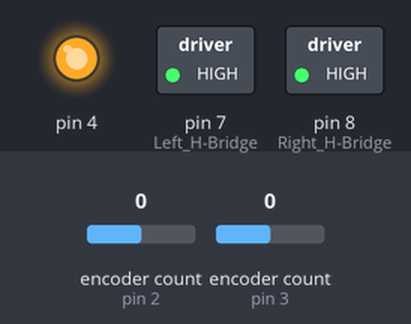
A sketch run on a simulated Arduino Uno, built with avr-gcc and run on an emulated ATmega328P. Parts: switched loads named in the sketch (green lamp = pin HIGH), output pins drawn as LEDs (lit = HIGH). The test bench sets the inputs (shaded band); at power-on: encoder count (sensors on pin 2, pin 3) 0. Pins used as bus, display or sensor lines are not drawn; what the sketch prints to the serial monitor is not drawn.

Above: at 0.1 s.
Timing chart, 0 to 1.6 s (numbered marks = the images above):
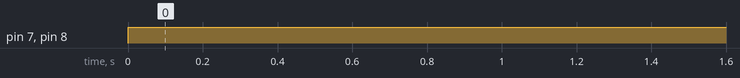

The sketch:

step_test.ino
```cpp
/*
This code is deeply flawed. Will fix at a later date
*/
#include <Wire.h>
#include <Encoder.h>
// #include <PID_v1.h>
#define MY_ADDR 8

#define KpLEFT 0.012
#define KiLEFT 0.00019
#define KpRIGHT 0.012
#define KiRIGHT 0.00019

#define BATTERY_VOLTAGE 8

#define TARGET_FEET 10.0

#define MAX_PWM 100


/* This needs to be replaced by a feedback loop for angle

Currently, simple fudge factor to keep it relatively "straight"
However, this is eyeballed and needs to be fixed.
It should change over time as the angle gets out of hand
Current idea to fix this:
angleError = rightCount - leftCount
This idea may be flawed:
Instead ensure that ve
Implement feedback loop with desired = 0
Can later implement transfer function to find actual angle
    This will require math I don't want to do right now
    Has something to do with radius of the robot and pi
This would allow us to add desired angles as required for the demo.

Will work on this tomorrow (maybe with Gideon)
*/
#define LEFT_TOO_FAST 2


volatile uint8_t offset = 0;
int req_message = 1;

long int targetPos = 0;
long int currentPos = 0;

int errorLeft, errorRight;
double integralLeft, integralRight;
double voltageLeft, voltageRight;
unsigned long Ts = 0, Tc = 0;
unsigned long lastTimeMs = 0, desiredTsMs = 10, startTimeMs;

float currentTime;
bool printFlag = 0;

Encoder EncLeft(3,6); //Encoder is on pins 3 and 6
Encoder EncRight(2,5); //Encoder B is on pins 2 and 5

void setup() {
  // Wire.begin(MY_ADDR);
  // //recieves the information from the wire
  // Wire.onReceive(receive);
  // Wire.onRequest(request);
  //sets the serial so we can recieve characters
  Serial.begin(115200);
  Serial.println("Ready!"); // For ReadfromArduino.mlx

  //Pins for motor
  pinMode(4, OUTPUT);
  digitalWrite(4, HIGH);

  pinMode(7, OUTPUT); // Left H-Bridge
  pinMode(8, OUTPUT); // Right H-Bridge
  pinMode(9, OUTPUT); // Left power
  pinMode(10, OUTPUT); // Right power

  // Timing
  lastTimeMs - millis();
  startTimeMs = lastTimeMs;

}

void loop() {

  currentTime = (float)(lastTimeMs - startTimeMs)/1000;

  long currentPosLeft = -EncLeft.read();
  long currentPosRight = EncRight.read();

  long targetPos = 2070.0 * TARGET_FEET; // 3200.0 / (15.0 * PI) * 30.48

  errorLeft = targetPos - currentPosLeft;
  errorRight = targetPos - currentPosRight;

  // if (abs(errorLeft) < DEADBAND_SIZE) {
  //   integralLeft = 0;
  // } else {
    integralLeft = integralLeft + ( double(desiredTsMs) / 1000.0 ) * errorLeft;
  //}

  // if (abs(errorRight) < DEADBAND_SIZE) {
  //  integralRight = 0;
  // } else {
    integralRight = integralRight + ( double(desiredTsMs) / 1000.0 ) * errorRight;
  // }

  voltageLeft = KpLEFT * errorLeft + KiLEFT * integralLeft;
  voltageRight = KpRIGHT * errorRight + KiRIGHT * integralRight;

  // H-Bridge Direction
  if(voltageLeft > 0) {
    digitalWrite(7, HIGH);
  } else {
    digitalWrite(7, LOW);
  }

  if(voltageRight > 0) {
    digitalWrite(8, HIGH);
  } else {
    digitalWrite(8, LOW);
  }

  int PWMLeft = 255 * abs(voltageLeft)/BATTERY_VOLTAGE;
  analogWrite(9, max(min(PWMLeft, MAX_PWM) - LEFT_TOO_FAST, 0) );

  int PWMRight = 255 * abs(voltageRight)/BATTERY_VOLTAGE;
  analogWrite(10, min(PWMRight, MAX_PWM));

  // Print Statements

  if (currentTime < 10) { // Print for 10 seconds
    Serial.print(currentTime, 3);
    Serial.print("\t");
    Serial.print(targetPos);
    Serial.print("\t");
    Serial.print(voltageRight, 3);
    Serial.print("\t");
    Serial.print(voltageLeft, 3);
    Serial.print("\t");
    Serial.print(currentPosRight);
    Serial.print("\t");
    Serial.println(currentPosLeft);

  } else if (!printFlag) {
    Serial.println("Finished");
    printFlag = 1;
  }

  while(millis() < lastTimeMs + desiredTsMs);
  lastTimeMs = millis();
}
```

Measured:
- by itself, pin 7 (Left_H-Bridge), pin 8 (Right_H-Bridge): LOW → HIGH at 0.00 s
